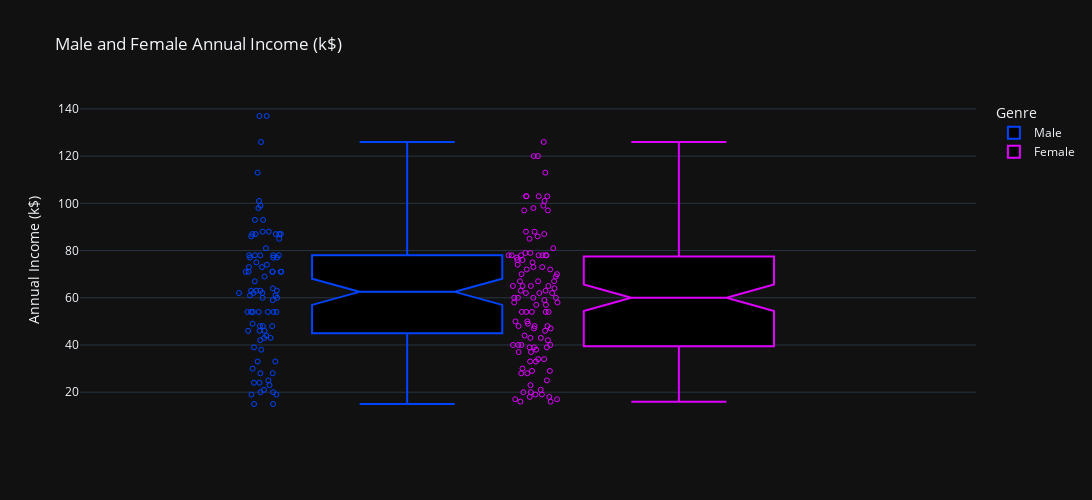

Notebook source saved alongside this figure:
### Code cell
plt.figure(figsize=(16,10))
fig = px.box(dataset, y = "Annual Income (k$)", color = "Genre",
             points = "all", notched = True,
             color_discrete_sequence = ["#0044FF", "#DE00FF"],
             title = "Male and Female Annual Income (k$)",
            width=1200,     # Width in pixels
            height=500)
      # Height in pixels

fig.update_traces(marker = dict(size = 5, symbol = "circle-open"))
fig.update_traces(fillcolor = "#000000")
fig.update_layout(template = "plotly_dark")

fig.show()

### Figure 1 — Plotly figure (JSON) as saved in the notebook; plotly's stock layout.template omitted (floating-point values rounded to 4 significant figures)
{"data": [{"alignmentgroup": "True", "boxpoints": "all", "fillcolor": "#000000", "hovertemplate": "Genre=Male<br>Annual Income (k$)=%{y}<extra></extra>", "legendgroup": "Male", "marker": {"color": "#0044FF", "size": 5, "symbol": "circle-open"}, "name": "Male", "notched": true, "offsetgroup": "Male", "orientation": "v", "showlegend": true, "type": "box", "x0": " ", "xaxis": "x", "y": [15, 15, 19, 19, 20, 20, 21, 23, 24, 24, 25, 28, 28, 30, 33, 33, 38, 39, 42, 43, 43, 44, 46, 46, 46, 48, 48, 48, 49, 54, 54, 54, 54, 54, 54, 54, 59, 60, 60, 61, 61, 62, 62, 62, 63, 63, 63, 63, 64, 67, 69, 71, 71, 71, 71, 71, 71, 73, 73, 74, 75, 77, 77, 77, 78, 78, 78, 78, 78, 81, 85, 86, 87, 87, 87, 87, 87, 88, 88, 93, 93, 98, 99, 101, 113, 126, 137, 137], "y0": " ", "yaxis": "y"}, {"alignmentgroup": "True", "boxpoints": "all", "fillcolor": "#000000", "hovertemplate": "Genre=Female<br>Annual Income (k$)=%{y}<extra></extra>", "legendgroup": "Female", "marker": {"color": "#DE00FF", "size": 5, "symbol": "circle-open"}, "name": "Female", "notched": true, "offsetgroup": "Female", "orientation": "v", "showlegend": true, "type": "box", "x0": " ", "xaxis": "x", "y": [16, 16, 17, 17, 18, 18, 19, 19, 20, 20, 21, 23, 25, 28, 28, 29, 29, 30, 33, 33, 34, 34, 37, 37, 38, 39, 39, 39, 40, 40, 40, 40, 42, 43, 43, 44, 46, 47, 47, 48, 48, 48, 49, 50, 50, 54, 54, 54, 54, 54, 57, 57, 58, 58, 59, 60, 60, 60, 60, 62, 62, 62, 63, 63, 64, 65, 65, 65, 65, 67, 67, 67, 69, 70, 70, 72, 72, 73, 73, 74, 75, 76, 76, 77, 78, 78, 78, 78, 78, 78, 78, 79, 79, 81, 85, 86, 87, 88, 88, 97, 97, 98, 99, 101, 103, 103, 103, 103, 113, 120, 120, 126], "y0": " ", "yaxis": "y"}], "layout": {"boxmode": "group", "height": 500, "legend": {"title": {"text": "Genre"}, "tracegroupgap": 0}, "title": {"text": "Male and Female Annual Income (k$)"}, "width": 1200, "xaxis": {"anchor": "y", "domain": [0, 1]}, "yaxis": {"anchor": "x", "domain": [0, 1], "title": {"text": "Annual Income (k$)"}}}}
